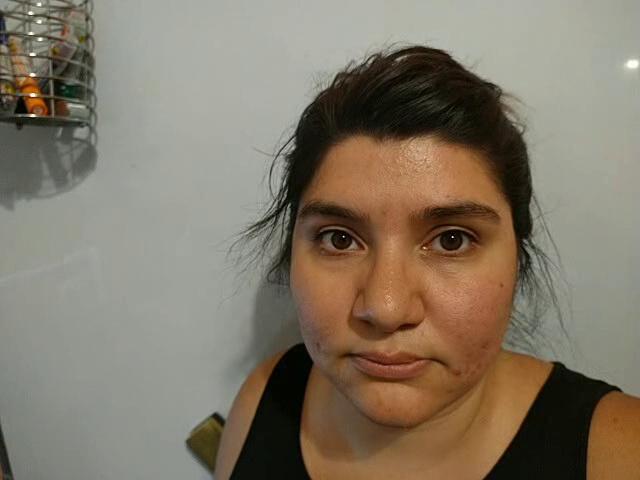
#> input picture frame 31 of ReconocimientoFacial/VideoTest/AleTest0.mp4, 640 x 480 px, given in place of Ana.avi, which was not available
$ python capturandoRostros.py
#> lines starting #> are read from the running program, lines starting #| are printed output that depends on the picture; after the words box and inside, x2 and y2 are one past the last pixel; in counts of white or black regions, pixels touching at a corner belong together; pictures that were not available may be replaced by others from this repository, and a replacement may not be noted
import cv2
import os
import imutils

personName = 'Ana'
dataPath = 'G:/Developer/Conocimiento/Python/CV2/ReconocimientoFacial/Data'
personPath = dataPath + '/' + personName

# En caso de que no exista la carpeta se crea automaticamente
if not os.path.exists(personPath):
	print('Carpeta creada: ', personPath)
	os.makedirs(personPath)

archivoConExtension = personName + '.avi'

# Este es el video donde vamos a extraer los rostros
cap = cv2.VideoCapture(archivoConExtension)

# O con video styreaming
faceClassif = cv2.CascadeClassifier(cv2.data.haarcascades+'haarcascade_frontalface_default.xml')
count = 0

while True:
	# Devuelve 2 argumentos, ret true si existe la lectura del arhivo y el cuadro
	ret, frame = cap.read()
#> frame is the input picture: shape (480, 640, 3); mean B, G, R 102.9, 119.6, 130.3
	# Si no existe termina
	if ret == False: break
	# Redimensiona el cuadro
	frame = imutils.resize(frame, width=640)
	gray = cv2.cvtColor(frame, cv2.COLOR_BGR2GRAY)
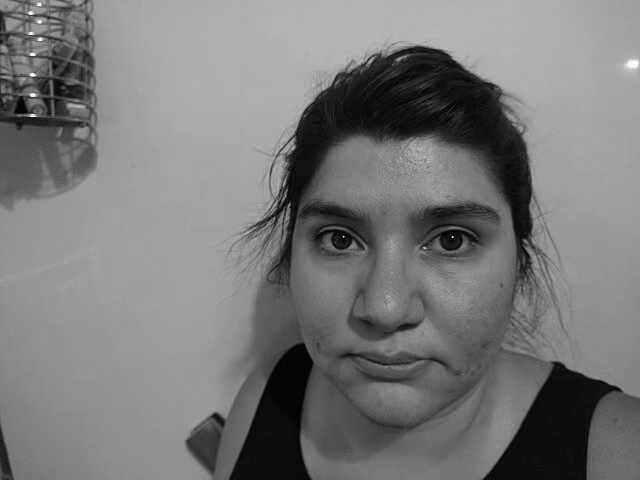
#> gray: shape (480, 640); min 0, max 254, mean 120.9
	auxFrame = frame.copy()

	faces = faceClassif.detectMultiScale(gray, 1.3, 5)
#> faces = [[247, 131, 285, 285]]

	for (x,y,w,h) in faces:
		cv2.rectangle(frame, (x,y), (x+w, y+h), (0, 255, 0), 2)
		rostro = auxFrame[y:y+h, x:x+w]
		rostro = cv2.resize(rostro, (150,150), interpolation=cv2.INTER_CUBIC)
		cv2.imwrite(personPath + '/rostro_{}.jpg'.format(count), rostro)
		count = count + 1
#> this loop made 1 pass
#> (x, y, w, h, count) on pass 1: (247, 131, 285, 285, 1)
#> pass 1, `rostro = auxFrame[y:y+h, x:x+w]`:
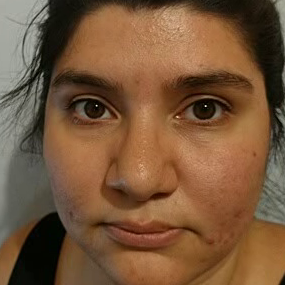
#> rostro: shape (285, 285, 3); mean B, G, R 58.3, 86.4, 119.8
#> after the loop:
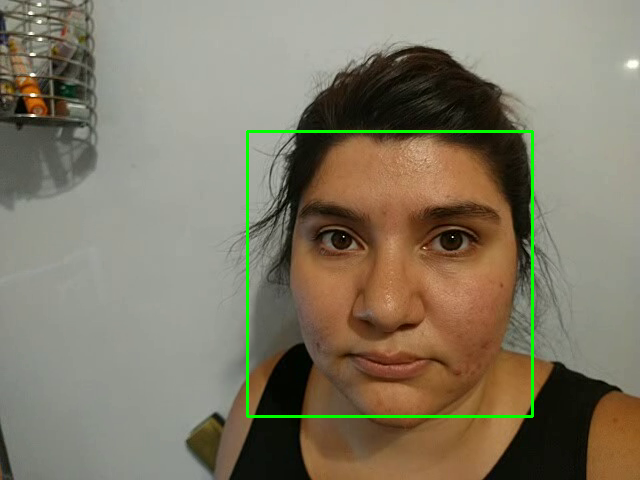
#> frame: shape (480, 640, 3); 1.11% of pixels changed, all inside (x1, y1, x2, y2) = (246, 130, 534, 418)
#> after the loop, count = 1
	cv2.imshow('frame', frame)

	k = cv2.waitKey(1)
#> (key Esc is pressed here)
	if k == 27 or count >= 300:
		break

cap.release()
cv2.destroyAllWindows()

$ run again, starting later in the video
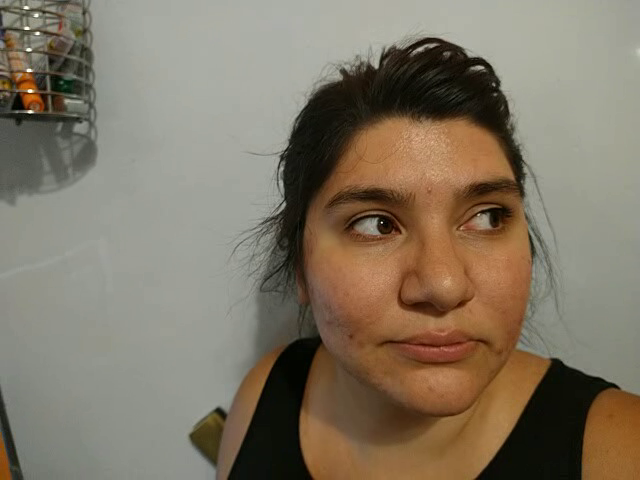
#> input picture frame 143 of ReconocimientoFacial/VideoTest/AleTest0.mp4, 640 x 480 px, given in place of Ana.avi, which was not available
#> frame is the input picture: shape (480, 640, 3); mean B, G, R 100.8, 118.1, 129.1
#> faces = [[287, 110, 281, 281]]
#> the loop `for (x,y,w,h) in faces:` made 1 pass
#> (x, y, w, h, count) on pass 1: (287, 110, 281, 281, 1)
#> pass 1, `rostro = auxFrame[y:y+h, x:x+w]`:
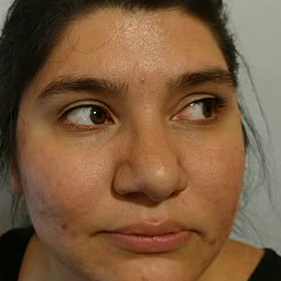
#> rostro: shape (281, 281, 3); mean B, G, R 61.7, 90.5, 123.1
#> after the loop `for (x,y,w,h) in faces:`:
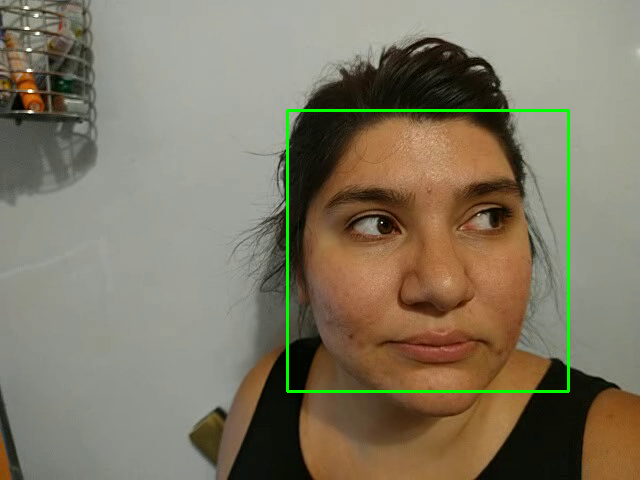
#> frame: shape (480, 640, 3); 1.1% of pixels changed, all inside (x1, y1, x2, y2) = (286, 109, 570, 393)
#> after the loop `for (x,y,w,h) in faces:`: count = 1

$ run again, starting later in the video
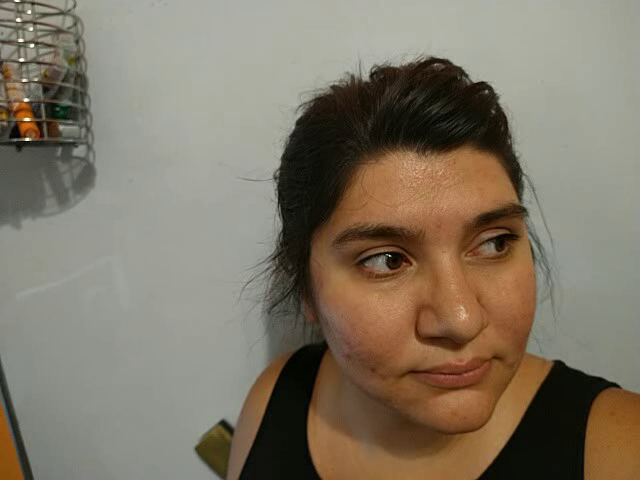
#> input picture frame 255 of ReconocimientoFacial/VideoTest/AleTest0.mp4, 640 x 480 px, given in place of Ana.avi, which was not available
#> frame is the input picture: shape (480, 640, 3); mean B, G, R 102, 118.3, 128.4
#> faces = [[295, 141, 288, 288]]
#> the loop `for (x,y,w,h) in faces:` made 1 pass
#> (x, y, w, h, count) on pass 1: (295, 141, 288, 288, 1)
#> pass 1, `rostro = auxFrame[y:y+h, x:x+w]`:
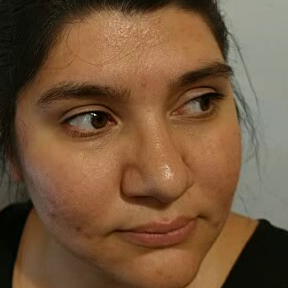
#> rostro: shape (288, 288, 3); mean B, G, R 59.5, 86.4, 116.7
#> after the loop `for (x,y,w,h) in faces:`:
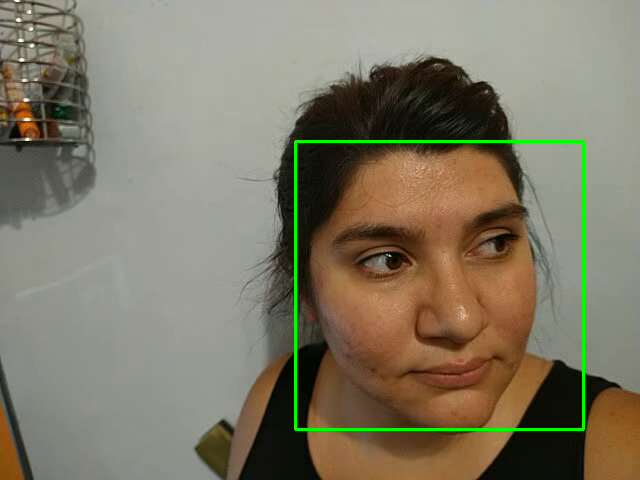
#> frame: shape (480, 640, 3); 1.12% of pixels changed, all inside (x1, y1, x2, y2) = (294, 140, 585, 431)
#> after the loop `for (x,y,w,h) in faces:`: count = 1
